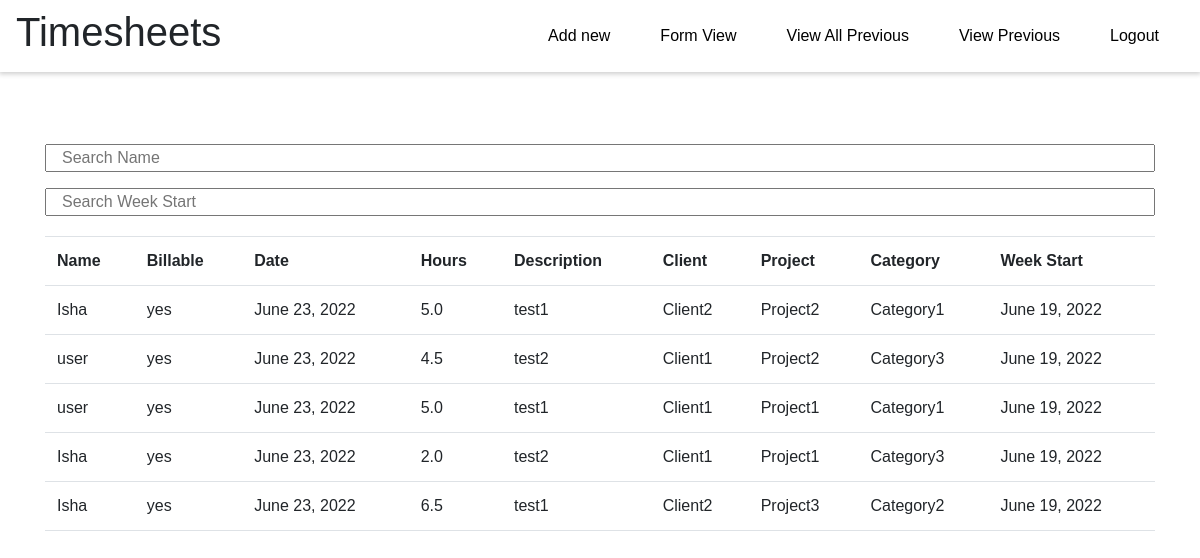
/preventry/ (signed in), run on the app's committed database.
### timesheets/models.py (models this page shows, shortened)
class Master_db(models.Model):
    timesheetid = models.AutoField(primary_key=True)
    billable = models.CharField(max_length = 10, choices = choices)
    date = models.DateField()
    hours = models.FloatField()
    description = models.CharField(max_length = 500)
    name = models.CharField(max_length=100)
    client = models.ForeignKey(Client, default = 1, on_delete= models.SET_DEFAULT)
    project = models.ForeignKey(Project, default = 1, on_delete= models.SET_DEFAULT)
    category = models.ForeignKey(Category, default = 1, on_delete=models.SET_DEFAULT)
    @property
    def week_start(self):
        week_start =  self.date + datetime.timedelta(self.date.weekday(), weeks =-1)
        return week_start

class Client(models.Model):
    client_id = models.AutoField(primary_key=True)
    client_name = models.CharField(max_length=100)
    def __str__(self):
        return self.client_name

class Project(models.Model):
    project_id = models.AutoField(primary_key=True)
    project_name = models.CharField(max_length=100)
    def __str__(self):
        return self.project_name

class Category(models.Model):
    category_id = models.AutoField(primary_key = True)
    category_name = models.CharField( max_length=100)
    def __str__(self):
        return self.category_name

### timesheets/views.py (the view)
# urls.py: path('preventry/', views.updatentry, name = 'preventry'),
def updatentry(request):
        time_threshold = datetime.now() - timedelta(days=14)
        now = timezone.now()
        results = Master_db.objects.filter(date__gt = time_threshold).order_by("-timesheetid")
        return render(request, "previous.html",{'updatentry':results})

### timesheets/templates/previous.html (shortened to what this page needs)
{% extends 'base2.html' %}
{% block content %}
<!DOCTYPE html>
<html lang="en">
<head>
  <link href="https://cdn.jsdelivr.net/npm/bootstrap@5.1.3/dist/css/bootstrap.min.css" rel="stylesheet"
>
  <link href="https://maxcdn.bootstrapcdn.com/bootstrap/4.0.0-alpha.6/css/bootstrap.min.css" rel="stylesheet">
  <div class="container">
</head>
<body>
  {% if user.is_authenticated %}
  <br>
  <br>
  <div>
    <input type="text" class="container" id="myInput" onkeyup="myFunction()" placeholder="Search Name"
      title="Type in a name">
    <br>
    <input type="text" class="container" id="myInput1" onkeyup="myFunction()" placeholder="Search Week Start"
      title="Type in a name">
    <div id="table-wrapper">
      <div id="table-scroll">
        <table class="table table-hover" id="myTable">
          <tr>
            <th>Name</th>
            <th>Billable</th>
            <th>Date</th>
            <th>Hours</th>
            <th>Description</th>
            <th>Client</th>
            <th>Project</th>
            <th>Category</th>
            <th>Week Start</th>
          </tr>
          {% for displayentry in updatentry %}
          <tr>
            <td id=name>{{displayentry.name}}</td>
            <td>{{displayentry.billable}}</td>
            <td>{{displayentry.date}}</td>
            <td>{{displayentry.hours}}</td>
            <td>{{displayentry.description}}</td>
            <td>{{displayentry.client}}</td>
            <td>{{displayentry.project}}</td>
            <td>{{displayentry.category}}</td>
            <td>{{displayentry.week_start}}</td>
          </tr>
          {% endfor %}
        </table>
      </div>
    </div>
    {% endif %}
  </div>
</html>
{% endblock %}

### timesheets/templates/base2.html (shortened to what this page needs)
{% load static %}
<!DOCTYPE html>
<html lang="en">
<head>
  <link href="https://cdn.jsdelivr.net/npm/bootstrap@5.1.3/dist/css/bootstrap.min.css" rel="stylesheet"
>
</head>
<body>
    <div class="navbar">
      <div class="logo">
        <h1>Timesheets</h1>
      </div>
      <div class="nav__links">
        <a href="{% url 'tableview' %}" class="active nav__link">Add new</a>
        <a href="{% url 'addentry' %}" class="active nav__link">Form View</a>
        <a href="{% url 'preventry' %}" class="nav__link">View All Previous</a>
        <a href="{% url 'userentry' %}" class="nav__link">View Previous</a>
        <a href="{% url 'loginpage' %}" class="nav__link">Logout</a>
      </div>
    </div>
  <br>
  {% block content %}{% endblock %}

### timesheets/templates/base2.html (style rules this page uses)
* { padding: 0; margin: 0; box-sizing: border-box; font-family: "Poppins", sans-serif; }
body { scroll-behavior: smooth; }
.navbar { display: flex; align-items: center; justify-content: space-between; padding: 10px 50px; box-shadow: 0 1px 5px 1px rgba(0, 0, 0, 0.2); width: 100vw; background-color: white; transition: all 0.5s ease-in-out; }
.logo h1 { cursor: pointer; }
.nav__links { display: flex; align-items: center; justify-content: center; }
.nav__link { margin: 0 10px; color: black; padding: 5px 15px; border-radius: 100px; transition: all 0.5s ease-in-out; text-decoration: none; }

### timesheets/templates/previous.html (style rules this page uses)
#table-wrapper { position: relative; }
#table-scroll { height: 475px; overflow: auto; margin-top: 20px; }
#table-wrapper table { width: 100%; }

### data on the page
Master_db: name "Isha", billable "yes", date "June 23, 2022", hours "5.0", description "test1", client "Client2", project "Project2", category "Category1", week_start "June 19, 2022"
Master_db: name "user", billable "yes", date "June 23, 2022", hours "4.5", description "test2", client "Client1", project "Project2", category "Category3", week_start "June 19, 2022"
Master_db: name "user", billable "yes", date "June 23, 2022", hours "5.0", description "test1", client "Client1", project "Project1", category "Category1", week_start "June 19, 2022"
Master_db: name "Isha", billable "yes", date "June 23, 2022", hours "2.0", description "test2", client "Client1", project "Project1", category "Category3", week_start "June 19, 2022"
Master_db: name "Isha", billable "yes", date "June 23, 2022", hours "6.5", description "test1", client "Client2", project "Project3", category "Category2", week_start "June 19, 2022"
